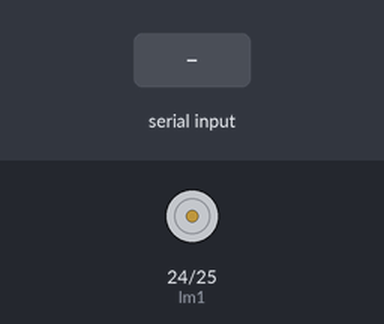
Bench run of a sketch on a simulated Arduino Mega 2560, built with avr-gcc and run on an emulated ATmega2560. Parts: motor-driver pin pairs drawn as motors (green arrow = first pin HIGH = forward, orange = second pin HIGH = backward, longer = more drive). The inputs (shaded band) are chosen by the test bench.

Above: at 1.2 s.
1.3 s: "f" received over Serial
At 1.6 s:
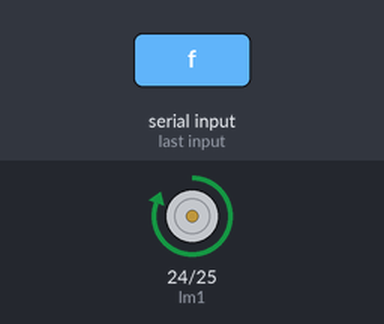
2.8 s: "b" received over Serial
At 4.0 s:
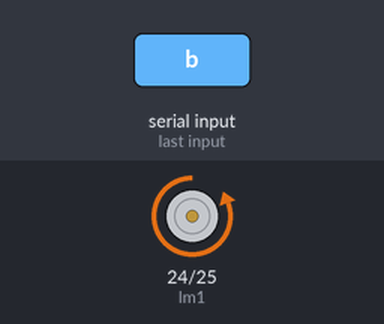
4.3 s: "s" received over Serial
At 5.1 s:
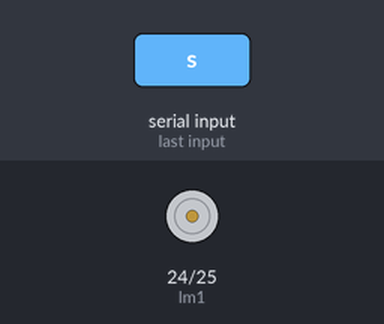
5.8 s: "l" received over Serial
At 6.3 s:
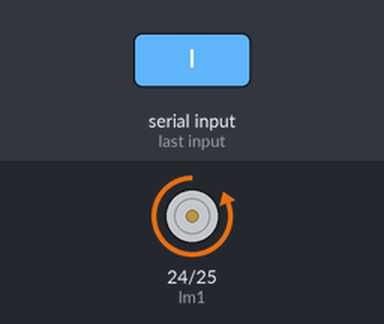
Timing chart, 0 to 8.3 s (numbered marks = the images above; inputs shaded):
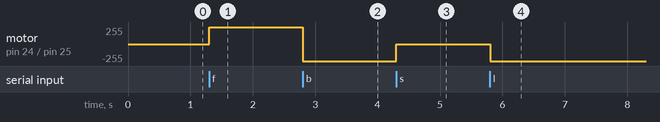

Measured:
- after the input at 1.3 s, motor on pin 24 (lm1) / pin 25 (lm2): stopped → forward 255/255 at once
- after the input at 2.8 s, motor on pin 24 (lm1) / pin 25 (lm2): forward 255/255 → backward 255/255 at once
- after the input at 4.3 s, motor on pin 24 (lm1) / pin 25 (lm2): backward 255/255 → stopped at once
- after the input at 5.8 s, motor on pin 24 (lm1) / pin 25 (lm2): stopped → backward 255/255 at once

The sketch:

robotcode.ino
```cpp
//robat code

int lm1 = 24;
int lm2 = 25;
int rm1 = 0;
int rm2 = 1;
int g1 = 2;
int g2 = 3;
int a1 = 4;
int a2 = 5;

void Forward(){
  digitalWrite(lm1, 1);
  digitalWrite(lm2, 0);
  digitalWrite(rm1, 1);
  digitalWrite(rm2, 0);
}

void Backward(){
  digitalWrite(lm1, 0);
  digitalWrite(lm2, 1);
  digitalWrite(rm1, 0);
  digitalWrite(rm2, 1);
}

void Stop(){
  digitalWrite(lm1, 0);
  digitalWrite(lm2, 0);
  digitalWrite(rm1, 0);
  digitalWrite(rm2, 0);
}

void Right(){
  digitalWrite(lm1, 1);
  digitalWrite(lm2, 0);
  digitalWrite(rm1, 0);
  digitalWrite(rm2, 1);
}

void Left(){
  digitalWrite(lm1, 0);
  digitalWrite(lm2, 1);
  digitalWrite(rm1, 1);
  digitalWrite(rm2, 0);
}
void setup(){
  Serial.begin(9600);

  pinMode(lm1, OUTPUT);
  pinMode(lm2, OUTPUT);
  pinMode(rm1, OUTPUT);
  pinMode(rm2, OUTPUT);
}

void loop(){
  while(!Serial.available());

  char c = Serial.read();

  Serial.println();

  if(c == 'f'){
    Forward();
  }

  if(c == 'b'){
    Backward();
  }

  if(c == 's'){
    Stop();
  }

  if(c == 'l'){
    Left();
  }

  if(c == 'r'){
    Right();
  }

}
```
